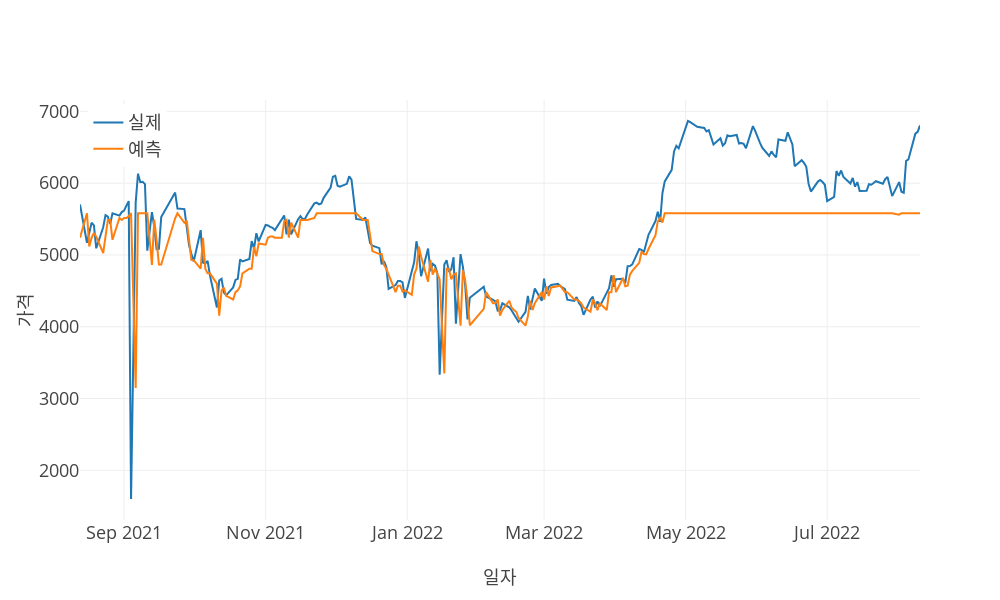

Source (notebook cell):
### Code cell
print("\nGradient Boosting")
gb, _ = gradient_boosting(X_train, y_train, search=True, **ml_searchCV_params)
gb_predictions = gb.predict(X_test)
model_eval(y_test, gb_predictions, predictions_x_axis, stdout=stdout, vis=vis, **{'scaler': output_scaler})

### Figure 1 — Plotly figure (JSON) as saved in the notebook; plotly's stock layout.template omitted (floating-point values rounded to 4 significant figures; data arrays with more than 128 entries replaced by an {"elided": "..."} marker saying what was removed)
{"data": [{"mode": "lines", "name": "실제", "type": "scatter", "x": {"elided": "254 str values"}, "y": {"elided": "254 float values"}}, {"mode": "lines", "name": "예측", "type": "scatter", "x": {"elided": "254 str values"}, "y": {"elided": "254 float values"}}], "layout": {"height": 600, "legend": {"x": 0.01, "xanchor": "left", "y": 0.99, "yanchor": "top"}, "width": 1000, "xaxis": {"title": {"text": "일자"}}, "yaxis": {"title": {"text": "가격"}}}}
